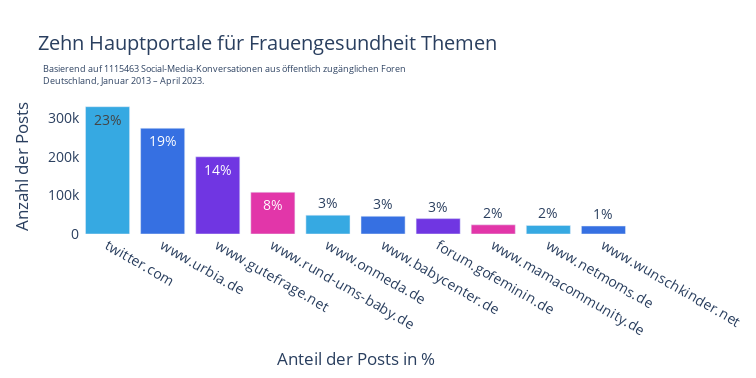

Here is the notebook cell this chart was saved with:
### Code cell
import plotly.express as px

# Calculate the out_pos percentage
out_pos['percentage'] = out_pos['counts'] / out_pos['counts'].sum() * 100

# Select the top 10 values based on counts
top_10 = out_pos.nlargest(10, 'counts')

count_sum = top_10['counts'].sum()

# Create the bar chart using Plotly Express
fig = px.bar(
    top_10,
    x='base_url',
    y='counts',
    color='base_url',
    color_discrete_sequence=[PERMEA_COLOR_WHEEL_5_COMMERCIAL[i] for i in [3, 2, 0, 1]],
    text='percentage',
    labels={'base_url': 'Base URL', 'counts': 'Counts', 'percentage': 'Percentage'},
    title='Zehn Hauptportale für Frauengesundheit Themen'
)

fig.update_layout(
    plot_bgcolor='white',
    paper_bgcolor='white',
    font=dict(size=14),  # Adjust the font size as desired
    width=20 * 37.8,  # Convert 20 cm to inches (1 cm = 37.8 inches)
    height=10 * 37.8,
    xaxis_title='Anteil der Posts in %',
    yaxis_title='Anzahl der Posts',  
)

fig.update_traces(texttemplate='%{text:.0f}%')

fig.add_annotation(dict(font=dict(size=9),
    x=-0.07,
    y=1.30,
    showarrow=False,
    text=f"Basierend auf {count_sum} Social-Media-Konversationen aus öffentlich zugänglichen Foren <br>Deutschland, Januar 2013 – April 2023.",
    textangle=0,
    xanchor='left',
    xref="paper",
    yref="paper",
    align="left"
))

# Remove the legend
fig.update_layout(showlegend=False)

# Show the plot
fig.show()

### Figure 1 — Plotly figure (JSON) as saved in the notebook; plotly's stock layout.template omitted (floating-point values rounded to 4 significant figures)
{"data": [{"alignmentgroup": "True", "hovertemplate": "Base URL=%{x}<br>Counts=%{y}<br>Percentage=%{text}<extra></extra>", "legendgroup": "twitter.com", "marker": {"color": "rgb(54, 169, 226)", "pattern": {"shape": ""}}, "name": "twitter.com", "offsetgroup": "twitter.com", "orientation": "v", "showlegend": true, "text": [23.34], "textposition": "auto", "texttemplate": "%{text:.0f}%", "type": "bar", "x": ["twitter.com"], "xaxis": "x", "y": [330482], "yaxis": "y"}, {"alignmentgroup": "True", "hovertemplate": "Base URL=%{x}<br>Counts=%{y}<br>Percentage=%{text}<extra></extra>", "legendgroup": "www.urbia.de", "marker": {"color": "rgb(54, 112, 226)", "pattern": {"shape": ""}}, "name": "www.urbia.de", "offsetgroup": "www.urbia.de", "orientation": "v", "showlegend": true, "text": [19.39], "textposition": "auto", "texttemplate": "%{text:.0f}%", "type": "bar", "x": ["www.urbia.de"], "xaxis": "x", "y": [274535], "yaxis": "y"}, {"alignmentgroup": "True", "hovertemplate": "Base URL=%{x}<br>Counts=%{y}<br>Percentage=%{text}<extra></extra>", "legendgroup": "www.gutefrage.net", "marker": {"color": "rgb(112, 54, 226)", "pattern": {"shape": ""}}, "name": "www.gutefrage.net", "offsetgroup": "www.gutefrage.net", "orientation": "v", "showlegend": true, "text": [14.15], "textposition": "auto", "texttemplate": "%{text:.0f}%", "type": "bar", "x": ["www.gutefrage.net"], "xaxis": "x", "y": [200441], "yaxis": "y"}, {"alignmentgroup": "True", "hovertemplate": "Base URL=%{x}<br>Counts=%{y}<br>Percentage=%{text}<extra></extra>", "legendgroup": "www.rund-ums-baby.de", "marker": {"color": "rgb(226, 54, 169)", "pattern": {"shape": ""}}, "name": "www.rund-ums-baby.de", "offsetgroup": "www.rund-ums-baby.de", "orientation": "v", "showlegend": true, "text": [7.661], "textposition": "auto", "texttemplate": "%{text:.0f}%", "type": "bar", "x": ["www.rund-ums-baby.de"], "xaxis": "x", "y": [108486], "yaxis": "y"}, {"alignmentgroup": "True", "hovertemplate": "Base URL=%{x}<br>Counts=%{y}<br>Percentage=%{text}<extra></extra>", "legendgroup": "www.onmeda.de", "marker": {"color": "rgb(54, 169, 226)", "pattern": {"shape": ""}}, "name": "www.onmeda.de", "offsetgroup": "www.onmeda.de", "orientation": "v", "showlegend": true, "text": [3.446], "textposition": "auto", "texttemplate": "%{text:.0f}%", "type": "bar", "x": ["www.onmeda.de"], "xaxis": "x", "y": [48799], "yaxis": "y"}, {"alignmentgroup": "True", "hovertemplate": "Base URL=%{x}<br>Counts=%{y}<br>Percentage=%{text}<extra></extra>", "legendgroup": "www.babycenter.de", "marker": {"color": "rgb(54, 112, 226)", "pattern": {"shape": ""}}, "name": "www.babycenter.de", "offsetgroup": "www.babycenter.de", "orientation": "v", "showlegend": true, "text": [3.249], "textposition": "auto", "texttemplate": "%{text:.0f}%", "type": "bar", "x": ["www.babycenter.de"], "xaxis": "x", "y": [46004], "yaxis": "y"}, {"alignmentgroup": "True", "hovertemplate": "Base URL=%{x}<br>Counts=%{y}<br>Percentage=%{text}<extra></extra>", "legendgroup": "forum.gofeminin.de", "marker": {"color": "rgb(112, 54, 226)", "pattern": {"shape": ""}}, "name": "forum.gofeminin.de", "offsetgroup": "forum.gofeminin.de", "orientation": "v", "showlegend": true, "text": [2.819], "textposition": "auto", "texttemplate": "%{text:.0f}%", "type": "bar", "x": ["forum.gofeminin.de"], "xaxis": "x", "y": [39921], "yaxis": "y"}, {"alignmentgroup": "True", "hovertemplate": "Base URL=%{x}<br>Counts=%{y}<br>Percentage=%{text}<extra></extra>", "legendgroup": "www.mamacommunity.de", "marker": {"color": "rgb(226, 54, 169)", "pattern": {"shape": ""}}, "name": "www.mamacommunity.de", "offsetgroup": "www.mamacommunity.de", "orientation": "v", "showlegend": true, "text": [1.68], "textposition": "auto", "texttemplate": "%{text:.0f}%", "type": "bar", "x": ["www.mamacommunity.de"], "xaxis": "x", "y": [23795], "yaxis": "y"}, {"alignmentgroup": "True", "hovertemplate": "Base URL=%{x}<br>Counts=%{y}<br>Percentage=%{text}<extra></extra>", "legendgroup": "www.netmoms.de", "marker": {"color": "rgb(54, 169, 226)", "pattern": {"shape": ""}}, "name": "www.netmoms.de", "offsetgroup": "www.netmoms.de", "orientation": "v", "showlegend": true, "text": [1.569], "textposition": "auto", "texttemplate": "%{text:.0f}%", "type": "bar", "x": ["www.netmoms.de"], "xaxis": "x", "y": [22225], "yaxis": "y"}, {"alignmentgroup": "True", "hovertemplate": "Base URL=%{x}<br>Counts=%{y}<br>Percentage=%{text}<extra></extra>", "legendgroup": "www.wunschkinder.net", "marker": {"color": "rgb(54, 112, 226)", "pattern": {"shape": ""}}, "name": "www.wunschkinder.net", "offsetgroup": "www.wunschkinder.net", "orientation": "v", "showlegend": true, "text": [1.467], "textposition": "auto", "texttemplate": "%{text:.0f}%", "type": "bar", "x": ["www.wunschkinder.net"], "xaxis": "x", "y": [20775], "yaxis": "y"}], "layout": {"annotations": [{"align": "left", "font": {"size": 9}, "showarrow": false, "text": "Basierend auf 1115463 Social-Media-Konversationen aus öffentlich zugänglichen Foren <br>Deutschland, Januar 2013 – April 2023.", "textangle": 0, "x": -0.07, "xanchor": "left", "xref": "paper", "y": 1.3, "yref": "paper"}], "barmode": "relative", "font": {"size": 14}, "height": 378, "legend": {"title": {"text": "Base URL"}, "tracegroupgap": 0}, "paper_bgcolor": "white", "plot_bgcolor": "white", "showlegend": false, "title": {"text": "Zehn Hauptportale für Frauengesundheit Themen"}, "width": 756, "xaxis": {"anchor": "y", "categoryarray": ["twitter.com", "www.urbia.de", "www.gutefrage.net", "www.rund-ums-baby.de", "www.onmeda.de", "www.babycenter.de", "forum.gofeminin.de", "www.mamacommunity.de", "www.netmoms.de", "www.wunschkinder.net"], "categoryorder": "array", "domain": [0, 1], "title": {"text": "Anteil der Posts in %"}}, "yaxis": {"anchor": "x", "domain": [0, 1], "title": {"text": "Anzahl der Posts"}}}}
